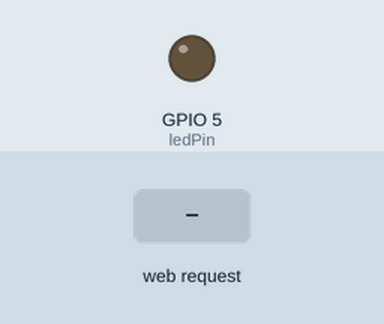
Recording of a sketch running on a simulated ESP32. On the bench: output pins drawn as LEDs (lit = HIGH). The test bench sets the inputs (shaded band). WiFi joins after 1.5 s; servers stay silent unless stated; what the sketch prints to the serial monitor is not drawn.

Above: at 2.7 s.
2.8 s: HTTP request GET /LED=ON received
At 3.3 s:
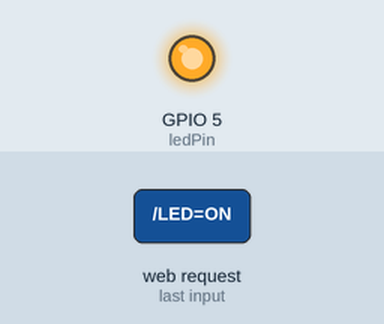
4.3 s: HTTP request GET /LED=OFF received
At 5.7 s:
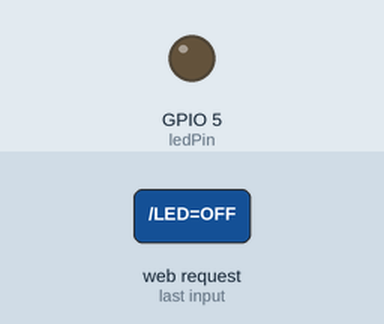
Timing chart, 0 to 7.3 s (numbered marks = the images above; inputs shaded):
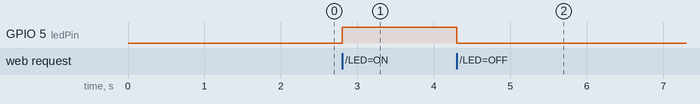

Measured:
- after the input at 2.8 s, GPIO 5 (ledPin): LOW → HIGH at once
- after the input at 4.3 s, GPIO 5 (ledPin): HIGH → LOW at once

The sketch:

esp32_LED_control.ino
```cpp
#include <WiFi.h>

const char* ssid = "my SSID";
const char* password = "my password";

int ledPin = 5; // GPIO??
WiFiServer server(80);

void setup() {
  Serial.begin(115200);
  delay(10);
  Serial.println();
  Serial.println("___________");
  Serial.println("KLL ESP32S ");
  Serial.println("___________");

  pinMode(ledPin, OUTPUT);
  digitalWrite(ledPin, LOW);

  // Connect to WiFi network
  Serial.print("Connecting to ");
  Serial.println(ssid);

  WiFi.begin(ssid, password);

  while (WiFi.status() != WL_CONNECTED) {
    delay(500);
    Serial.print(".");
  }
  Serial.println("");
  Serial.println("WiFi connected");

  // Start the server
  server.begin();
  Serial.println("Server started at http://");
  Serial.print(WiFi.localIP());                  // Print the IP address
  Serial.println("/");
}

void loop() {
  // Check if a client has connected
  WiFiClient client = server.available();
  if (!client) {
    return;
  }

  // Wait until the client sends some data
  Serial.println("new client");
  while(!client.available()){
    delay(1);
  }

  // Read the first line of the request
  String request = client.readStringUntil('\r');
  Serial.println(request);
  client.flush();

  // Match the request

  int value = LOW;
  if (request.indexOf("/LED=ON") != -1)  {
    digitalWrite(ledPin, HIGH);
    value = HIGH;
  }
  if (request.indexOf("/LED=OFF") != -1)  {
    digitalWrite(ledPin, LOW);
    value = LOW;
  }

// Set ledPin according to the request
//digitalWrite(ledPin, value);

  // Return the response
  client.println("HTTP/1.1 200 OK");
  client.println("Content-Type: text/html");
  client.println(""); //  do not forget this one
  client.println("<!DOCTYPE HTML>");
  client.println("<html>");
  client.print("i am a ESP32 running as webserver / WIFI remote IO / for 7USD only");
  client.print("<br />");
  client.print(" <img src=\"http://kll.engineering-news.org/kllfusion01/downloads/ESP32_myPINOUT.jpg\" alt=\"ESP8266\" > ");
  client.print("<br />");
  client.print("Led pin ( P5 ) is now: ");

  if(value == HIGH) {
    client.print("On");
    client.println("<a href=\"/LED=OFF\"\"><button>Turn Off </button></a><br />");
  } else {
    client.print("Off");
    client.println("<a href=\"/LED=ON\"\"><button>Turn On </button></a>");
  }
  client.println("<br><br>");
  client.println("</html>");

  delay(1);
  client.stop();  // from simplewifiserver example
  Serial.println("Client disonnected");
  Serial.println("");

}
```
